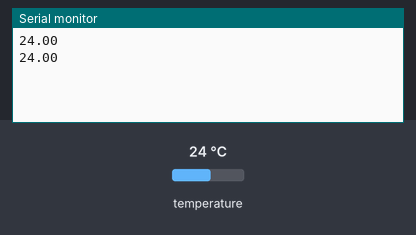
Bench run of a sketch on a simulated Arduino Uno, built with avr-gcc and run on an emulated ATmega328P. Parts: the last lines printed to the serial monitor. Inputs (shaded band) come from the test bench; at power-on: temperature 24 °C.

Above: at 2.4 s.
2.5 s: temperature set to 12 °C
At 3.1 s:
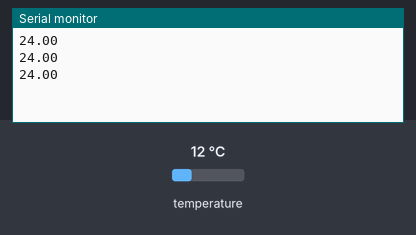
4.0 s: temperature set to 19 °C
At 4.6 s:
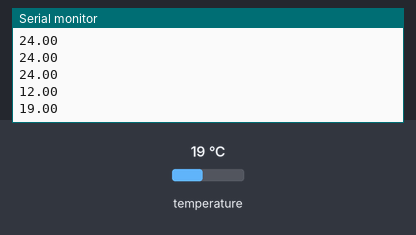
Timing chart, 0 to 7.0 s (numbered marks = the images above; inputs shaded):
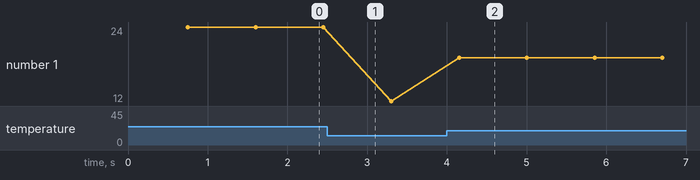

Measured:
- after the input at 4.0 s, the serial monitor: prints a new line after 0.15 s (image 2)
- plotted number 1: 24 → 12 after the input at 2.5 s, 12 → 19 after the input at 4.0 s

The sketch:

DS18B20.ino
```cpp
#include<OneWire.h>
#include<DS18B20.h>

DS18B20 DS18B20_Sensor(2);

void setup() {
  Serial.begin(9600);
}

void loop() {
  Serial.println(DS18B20_Sensor.getTempC());
  delay(100);
}
```
